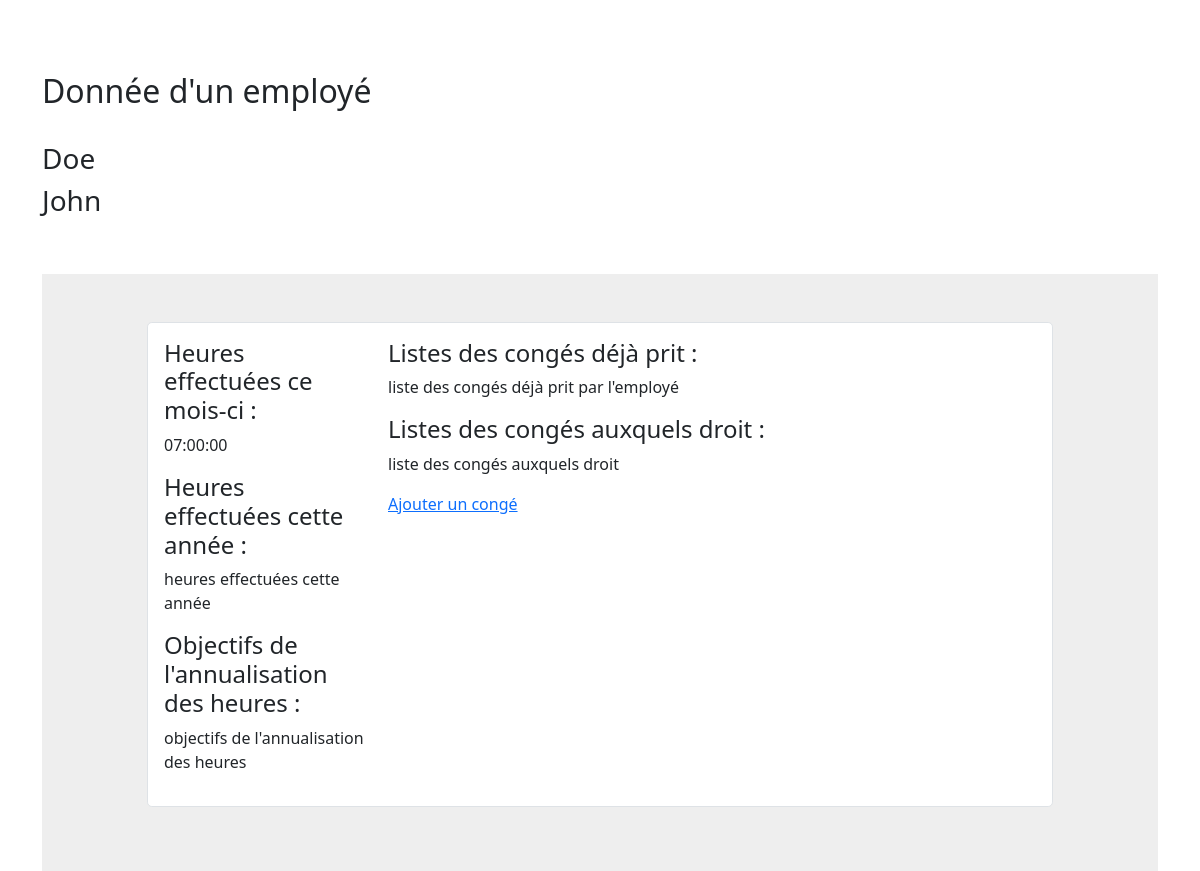
Screenshot of /DonneeEmploye.php?id=7 with the database file from the repository.
### tables this page shows
CREATE TABLE `utilisateur` (
  `idUtilisateur` int(11) NOT NULL,
  `mdp` varchar(100) NOT NULL,
  `nom` varchar(200) NOT NULL,
  `prenom` varchar(200) NOT NULL,
  `statut` enum('salarie','alternant','stagiaire','administrateur') NOT NULL,
  `dateArrivee` date NOT NULL DEFAULT current_timestamp()
);

CREATE TABLE `heuresprevues` (
  `idHeure` int(11) NOT NULL,
  `mois` int(11) NOT NULL,
  `annee` year(4) NOT NULL,
  `heuresPrevues` time NOT NULL,
  `nbJoursAnnualisation` int(11) NOT NULL
);

### include/fonctions.php (called while the page is built, shortened)
<?php
function openDB()
{
    try {
        $BDD = new PDO("mysql:host=localhost; dbname=RescueRH;charset=utf8", "root", "", array(PDO::ATTR_ERRMODE => PDO::ERRMODE_EXCEPTION));
        return $BDD;
    } catch (Exception $e) {
        die('Erreur fatale : ' . $e->getMessage());
    }
}
?>

### DonneeEmploye.php (the view, shortened to what this page needs)
<?php
require_once('include/head.php');
include("include/fonctions.php");
require_once('include/head.php');
$idUtilisateur = $_GET['id'];
$req = openDb()->prepare('select * from utilisateur where idUtilisateur=?');
$req->execute(array($idUtilisateur));
$employe = $req->fetch();
$mois = date('n');
$req2 = openDb()->prepare('select * from heuresprevues where mois=?');
$req2->execute(array($mois));
$heurePrevuesJours = $req2->fetch();
?>
<!DOCTYPE html>
<html lang="fr">
<body>
<div class="container">
<main class="mt-5 pt-4">
<h2>Donnée d'un employé</h2>
<br>
<h3>
    <?= $employe['nom'] ?>
</h3>
<h3>
    <?= $employe['prenom'] ?>
</h3>
<br>
<br>
<section style="background-color: #eee;">
        <div class="container py-5">
                <div class="row justify-content-center mb-3">
                    <div class="col-md-12 col-xl-10">
                    <div class="card shadow-0 border rounded-3">
                    <div class="card-body">
                    <div class="row">
                    <div class="col-md-12 col-lg-3 col-xl-3 mb-4 mb-lg-0">
                        <h4>Heures effectuées ce mois-ci :</h4>
                        <p><?= $heurePrevuesJours['heuresPrevues'] ?></p>
                        <h4>Heures effectuées cette année :</h4>
                        <p>heures effectuées cette année</p>
                        <h4>Objectifs de l'annualisation des heures :</h4>
                        <p>objectifs de l'annualisation des heures</p>
                    </div>
                    <div class="col-md-6 col-lg-6 col-xl-6">
                        <h4>Listes des congés déjà prit : </h4>
                        <p>liste des congés déjà prit par l'employé</p>
                        <h4>Listes des congés auxquels droit : </h4>
                        <p>liste des congés auxquels droit</p>
                        <a href="AjouterConge.php">Ajouter un congé</a>
                    </div>
                    </div>
                    </div>
                    </div>
                    </div>
                </div>
        </div>
</section>
</main>
</div>
</body>

### rows the page displays
utilisateur: nom "Doe", prenom "John"
heuresprevues: heuresPrevues "07:00:00"
